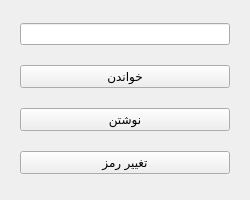
<?xml version="1.0" encoding="UTF-8"?>
<ui version="4.0">
 <class>MainWindow</class>
 <widget class="QMainWindow" name="MainWindow">
  <property name="geometry">
   <rect>
    <x>0</x>
    <y>0</y>
    <width>250</width>
    <height>200</height>
   </rect>
  </property>
  <property name="windowTitle">
   <string>MainWindow</string>
  </property>
  <property name="layoutDirection">
   <enum>Qt::RightToLeft</enum>
  </property>
  <widget class="QWidget" name="centralWidget">
   <layout class="QVBoxLayout" name="verticalLayout_3">
    <property name="leftMargin">
     <number>20</number>
    </property>
    <property name="topMargin">
     <number>9</number>
    </property>
    <property name="rightMargin">
     <number>20</number>
    </property>
    <item>
     <widget class="QLineEdit" name="lineEdit"/>
    </item>
    <item>
     <widget class="QPushButton" name="but1">
      <property name="text">
       <string>خواندن</string>
      </property>
     </widget>
    </item>
    <item>
     <widget class="QPushButton" name="but2">
      <property name="text">
       <string>نوشتن</string>
      </property>
     </widget>
    </item>
    <item>
     <widget class="QPushButton" name="but3">
      <property name="text">
       <string>تغییر رمز</string>
      </property>
     </widget>
    </item>
   </layout>
  </widget>
  <action name="action">
   <property name="text">
    <string>تغییر رمز</string>
   </property>
  </action>
 </widget>
 <layoutdefault spacing="6" margin="11"/>
 <resources/>
 <connections/>
</ui>
